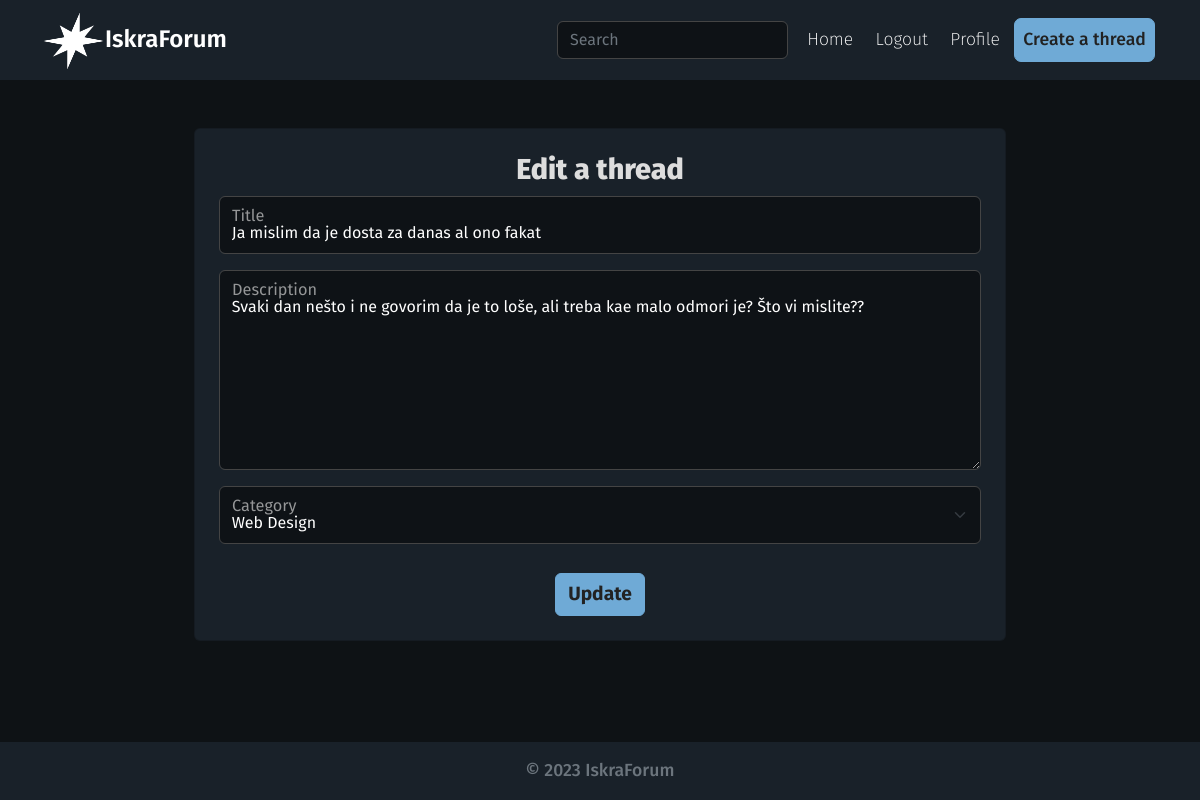
Screenshot of /edit-thread/37/ (signed in) with the database file from the repository.
### base/models.py (models this page shows, shortened)
class Thread(models.Model):
    title = models.CharField(max_length=150)
    description = models.TextField()
    uploader = models.ForeignKey(User, null=True, blank=True, on_delete=models.CASCADE)
    category = models.ForeignKey("Category", verbose_name=("Category"), null=True, on_delete=models.DO_NOTHING)
    created = models.DateTimeField(auto_now_add=True)

### base/views.py (the view)
# urls.py: path('edit-thread/<str:pk>/', views.edit_thread, name="edit-thread"),
@login_required(login_url='login')
def edit_thread(request, pk):
    thread = Thread.objects.get(id=pk)
    form = ThreadForm(instance=thread)
    if request.user != thread.uploader:
        return redirect ('home')
    if request.method == 'POST':
        form = ThreadForm(request.POST, instance=thread)
        if form.is_valid():
            form.save()
            return redirect('thread', thread.id)
    context = {
        'form': form,
        'thread': thread,
    }
    return render(request, 'base/thread_form.html', context)

### base/forms.py
class ThreadForm(ModelForm):
    class Meta:
        model = Thread
        fields = '__all__'
        exclude = ['created', 'uploader']
    def __init__(self, *args, **kwargs):
        super(ThreadForm, self).__init__(*args, **kwargs)
        self.fields['title'].widget.attrs['class'] = 'form-control'
        self.fields['title'].widget.attrs['id'] = 'floatingInput'
        self.fields['title'].widget.attrs['placeholder'] = 'title'
        self.fields['description'].widget.attrs['class'] = 'form-control textarea'
        self.fields['description'].widget.attrs['placeholder'] = 'description'
        self.fields['description'].widget.attrs['cols'] = '8'
        self.fields['description'].widget.attrs['id'] = 'floatingInput'
        self.fields['category'].widget.attrs['class'] = 'form-select'
        self.fields['category'].widget.attrs['id'] = 'floatingInput'

### base/models.py (called while the page is built)
    def __str__(self):
        return str(self.name)

### base/templates/base/thread_form.html (shortened to what this page needs)
{% extends 'base/base.html' %}
{% load static %}
{% block content %}
<div class="container create-thread-container">
    <div class="card mt-5">
    {% if user.is_authenticated %}
    <form action="" method="POST">
        {% if request.user == thread.uploader %}
        <h2 class="register">Edit a thread</h2>
        {% else %}
        <h1 class="register">Create a thread</h1>
        {% endif %}
        <div class="mb-3 form-floating">
            {{form.title}}
            <label for="floatingInput" class="form-label">Title</label>
        </div>
        <div class="mb-3 form-floating">
            {{form.description}}
            <label for="floatingInput" class="form-label">Description</label>
        </div>
        <div class="mb-3 form-floating">
            <label for="floatingInput" class="form-label">Uploader</label>
        </div>
        <div class="mb-3 form-floating">
            {{form.category}}
            <label for="floatingInput" class="form-label">Category</label>
        </div>
        <div class="wrap">
            {% if request.user == thread.uploader %}
                <input type="submit" value="Update" class="btn btn-success">
            {% else %}
                <input type="submit" value="Create" class="btn btn-success">
            {% endif %}
        </div>
    </div>
    {% endif %}
</div>
{% endblock content %}

### rows the page displays
Thread: title "Ja mislim da je dosta za danas al ono fakat", description "Svaki dan nešto i ne govorim da je to loše, ali treba kae malo odmori je? Što vi mislite??", category "Web Design"
